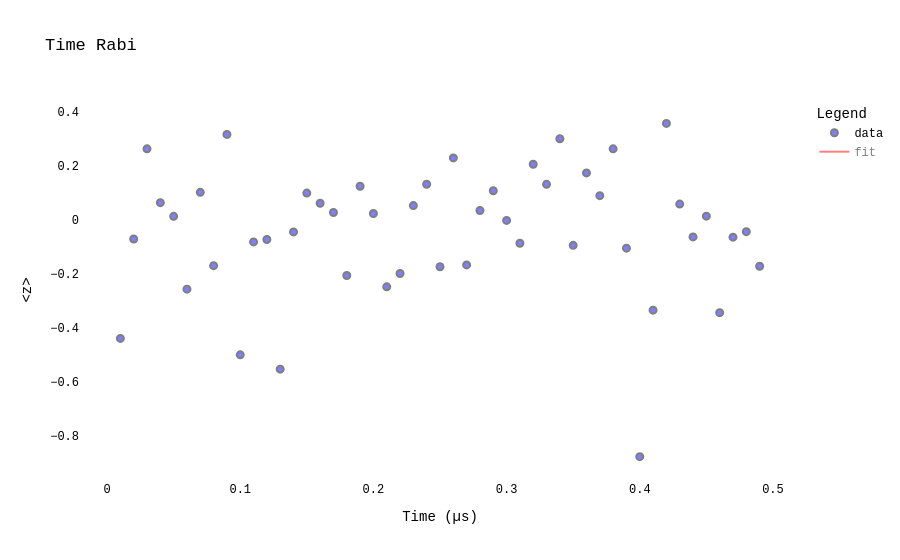
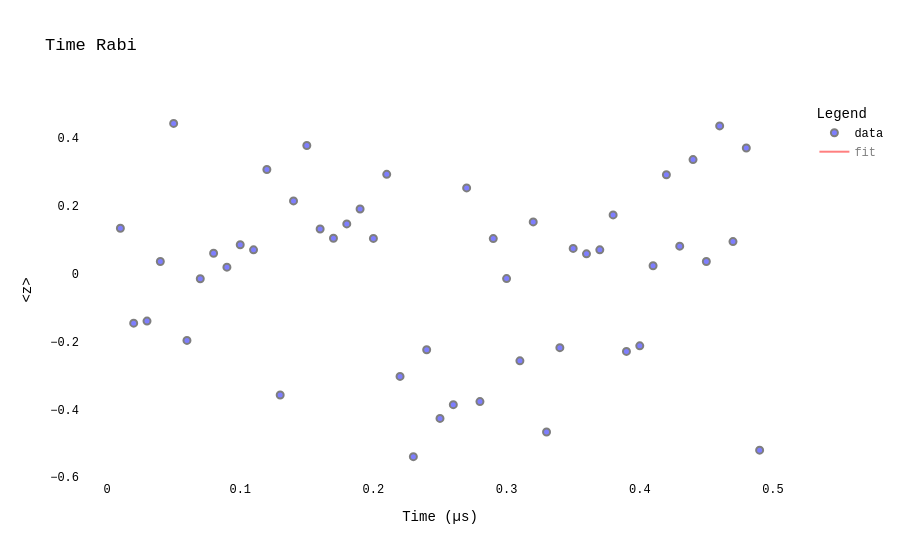
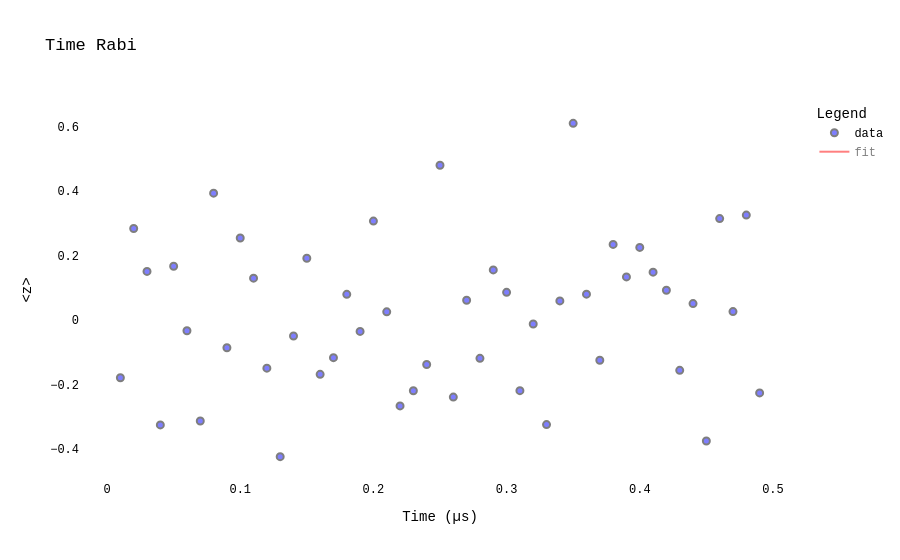

The code cell stored with these charts, in order, in its notebook:
### Code cell
# Faliure

config='failure'
run_benchmarks(save_path_prefix=rf'./{model}_{benchmark_name}_{config}_cases',
    num_samples=num_samples,
    benchmark_func=run_single_benchmark_rabi, 
    config_key='failure',
    extra_config = {
        'AIAutoInspectPlots':True,
        'Plot_Result_In_Jupyter':True
    }
)

### Figure 1 — Plotly figure (JSON) as saved in the notebook; plotly's stock layout.template omitted (floating-point values rounded to 4 significant figures; data arrays with more than 128 entries replaced by an {"elided": "..."} marker saying what was removed)
{"data": [{"marker": {"color": "Blue", "line": {"color": "Black", "width": 2}, "opacity": 0.5, "size": 7}, "mode": "markers", "name": "data", "type": "scatter", "x": [0.01, 0.02, 0.03, 0.04, 0.05, 0.06, 0.07, 0.08, 0.09, 0.1, 0.11, 0.12, 0.13, 0.14, 0.15, 0.16, 0.17, 0.18, 0.19, 0.2, 0.21, 0.22, 0.23, 0.24, 0.25, 0.26, 0.27, 0.28, 0.29, 0.3, 0.31, 0.32, 0.33, 0.34, 0.35, 0.36, 0.37, 0.38, 0.39, 0.4, 0.41, 0.42, 0.43, 0.44, 0.45, 0.46, 0.47, 0.48, 0.49], "y": [-0.4405, -0.07216, 0.262, 0.06249, 0.01173, -0.2581, 0.1008, -0.171, 0.3156, -0.5014, -0.08301, -0.07403, -0.5546, -0.04588, 0.09808, 0.06041, 0.02598, -0.2074, 0.1232, 0.02253, -0.2494, -0.2, 0.05177, 0.1309, -0.1748, 0.2284, -0.1682, 0.03333, 0.1067, -0.003212, -0.08806, 0.2049, 0.1305, 0.2993, -0.09562, 0.1729, 0.08847, 0.2619, -0.106, -0.8787, -0.3358, 0.3564, 0.05715, -0.06442, 0.01259, -0.3451, -0.06542, -0.04484, -0.1732]}, {"line": {"color": "Red"}, "mode": "lines", "name": "fit", "type": "scatter", "visible": "legendonly", "x": {"elided": "245 float values"}, "y": {"elided": "245 float values"}}], "layout": {"autosize": true, "font": {"color": "Black", "family": "Courier New, monospace", "size": 12}, "legend": {"title": {"text": "Legend"}}, "plot_bgcolor": "white", "title": {"text": "Time Rabi"}, "xaxis": {"autorange": true, "range": [-0.01954, 0.5195], "title": {"text": "Time (µs)"}, "type": "linear"}, "yaxis": {"autorange": true, "range": [-0.9865, 0.4642], "title": {"text": "<z>"}, "type": "linear"}}}

### Figure 2 — Plotly figure (JSON) as saved in the notebook; plotly's stock layout.template omitted (floating-point values rounded to 4 significant figures; data arrays with more than 128 entries replaced by an {"elided": "..."} marker saying what was removed)
{"data": [{"marker": {"color": "Blue", "line": {"color": "Black", "width": 2}, "opacity": 0.5, "size": 7}, "mode": "markers", "name": "data", "type": "scatter", "x": [0.01, 0.02, 0.03, 0.04, 0.05, 0.06, 0.07, 0.08, 0.09, 0.1, 0.11, 0.12, 0.13, 0.14, 0.15, 0.16, 0.17, 0.18, 0.19, 0.2, 0.21, 0.22, 0.23, 0.24, 0.25, 0.26, 0.27, 0.28, 0.29, 0.3, 0.31, 0.32, 0.33, 0.34, 0.35, 0.36, 0.37, 0.38, 0.39, 0.4, 0.41, 0.42, 0.43, 0.44, 0.45, 0.46, 0.47, 0.48, 0.49], "y": [0.1333, -0.1463, -0.1401, 0.03519, 0.4419, -0.1969, -0.01543, 0.05961, 0.01869, 0.08458, 0.06952, 0.306, -0.3576, 0.2136, 0.3767, 0.1308, 0.1038, 0.1458, 0.1899, 0.1032, 0.292, -0.3031, -0.5392, -0.2247, -0.4267, -0.3863, 0.2518, -0.3772, 0.1027, -0.01512, -0.2572, 0.1517, -0.4666, -0.2183, 0.07389, 0.05788, 0.06951, 0.1725, -0.2295, -0.213, 0.02269, 0.2906, 0.08045, 0.3353, 0.03542, 0.4343, 0.09394, 0.3696, -0.52]}, {"line": {"color": "Red"}, "mode": "lines", "name": "fit", "type": "scatter", "visible": "legendonly", "x": {"elided": "245 float values"}, "y": {"elided": "245 float values"}}], "layout": {"autosize": true, "font": {"color": "Black", "family": "Courier New, monospace", "size": 12}, "legend": {"title": {"text": "Legend"}}, "plot_bgcolor": "white", "title": {"text": "Time Rabi"}, "xaxis": {"autorange": true, "range": [-0.01954, 0.5195], "title": {"text": "Time (µs)"}, "type": "linear"}, "yaxis": {"autorange": true, "range": [-0.6248, 0.5275], "title": {"text": "<z>"}, "type": "linear"}}}

### Figure 3 — Plotly figure (JSON) as saved in the notebook; plotly's stock layout.template omitted (floating-point values rounded to 4 significant figures; data arrays with more than 128 entries replaced by an {"elided": "..."} marker saying what was removed)
{"data": [{"marker": {"color": "Blue", "line": {"color": "Black", "width": 2}, "opacity": 0.5, "size": 7}, "mode": "markers", "name": "data", "type": "scatter", "x": [0.01, 0.02, 0.03, 0.04, 0.05, 0.06, 0.07, 0.08, 0.09, 0.1, 0.11, 0.12, 0.13, 0.14, 0.15, 0.16, 0.17, 0.18, 0.19, 0.2, 0.21, 0.22, 0.23, 0.24, 0.25, 0.26, 0.27, 0.28, 0.29, 0.3, 0.31, 0.32, 0.33, 0.34, 0.35, 0.36, 0.37, 0.38, 0.39, 0.4, 0.41, 0.42, 0.43, 0.44, 0.45, 0.46, 0.47, 0.48, 0.49], "y": [-0.1784, 0.2844, 0.1511, -0.3247, 0.1674, -0.03277, -0.3126, 0.3938, -0.0855, 0.2547, 0.1303, -0.1488, -0.423, -0.04887, 0.1919, -0.1678, -0.1161, 0.08017, -0.03469, 0.3073, 0.02581, -0.2657, -0.2188, -0.1373, 0.4802, -0.2384, 0.06184, -0.1183, 0.1559, 0.0863, -0.2185, -0.0118, -0.3236, 0.05982, 0.6102, 0.08067, -0.1243, 0.2349, 0.1343, 0.2255, 0.1489, 0.09274, -0.1554, 0.05136, -0.3747, 0.315, 0.02672, 0.3259, -0.2254]}, {"line": {"color": "Red"}, "mode": "lines", "name": "fit", "type": "scatter", "visible": "legendonly", "x": {"elided": "245 float values"}, "y": {"elided": "245 float values"}}], "layout": {"autosize": true, "font": {"color": "Black", "family": "Courier New, monospace", "size": 12}, "legend": {"title": {"text": "Legend"}}, "plot_bgcolor": "white", "title": {"text": "Time Rabi"}, "xaxis": {"autorange": true, "range": [-0.01954, 0.5195], "title": {"text": "Time (µs)"}, "type": "linear"}, "yaxis": {"autorange": true, "range": [-0.5131, 0.7003], "title": {"text": "<z>"}, "type": "linear"}}}
